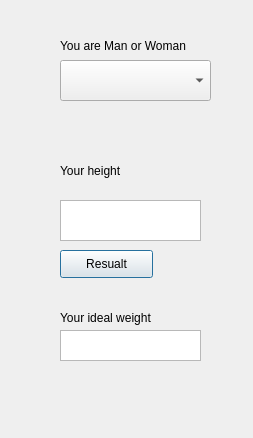
<?xml version="1.0" encoding="UTF-8"?>
<ui version="4.0">
 <class>Dialog</class>
 <widget class="QDialog" name="Dialog">
  <property name="geometry">
   <rect>
    <x>0</x>
    <y>0</y>
    <width>253</width>
    <height>438</height>
   </rect>
  </property>
  <property name="windowTitle">
   <string>Dialog</string>
  </property>
  <widget class="QLabel" name="label">
   <property name="geometry">
    <rect>
     <x>60</x>
     <y>30</y>
     <width>151</width>
     <height>31</height>
    </rect>
   </property>
   <property name="text">
    <string>You are Man or Woman</string>
   </property>
  </widget>
  <widget class="QLabel" name="label_2">
   <property name="geometry">
    <rect>
     <x>60</x>
     <y>160</y>
     <width>121</width>
     <height>21</height>
    </rect>
   </property>
   <property name="text">
    <string>Your height</string>
   </property>
  </widget>
  <widget class="QTextEdit" name="textEdit">
   <property name="geometry">
    <rect>
     <x>60</x>
     <y>330</y>
     <width>141</width>
     <height>31</height>
    </rect>
   </property>
  </widget>
  <widget class="QLabel" name="label_3">
   <property name="geometry">
    <rect>
     <x>60</x>
     <y>310</y>
     <width>151</width>
     <height>16</height>
    </rect>
   </property>
   <property name="text">
    <string>Your ideal weight</string>
   </property>
  </widget>
  <widget class="QPushButton" name="pushButton">
   <property name="geometry">
    <rect>
     <x>60</x>
     <y>250</y>
     <width>93</width>
     <height>28</height>
    </rect>
   </property>
   <property name="text">
    <string>Resualt</string>
   </property>
  </widget>
  <widget class="QPlainTextEdit" name="plainTextEdit">
   <property name="geometry">
    <rect>
     <x>60</x>
     <y>200</y>
     <width>141</width>
     <height>41</height>
    </rect>
   </property>
  </widget>
  <widget class="QComboBox" name="comboBox">
   <property name="geometry">
    <rect>
     <x>60</x>
     <y>60</y>
     <width>151</width>
     <height>41</height>
    </rect>
   </property>
  </widget>
 </widget>
 <resources/>
 <connections/>
</ui>
